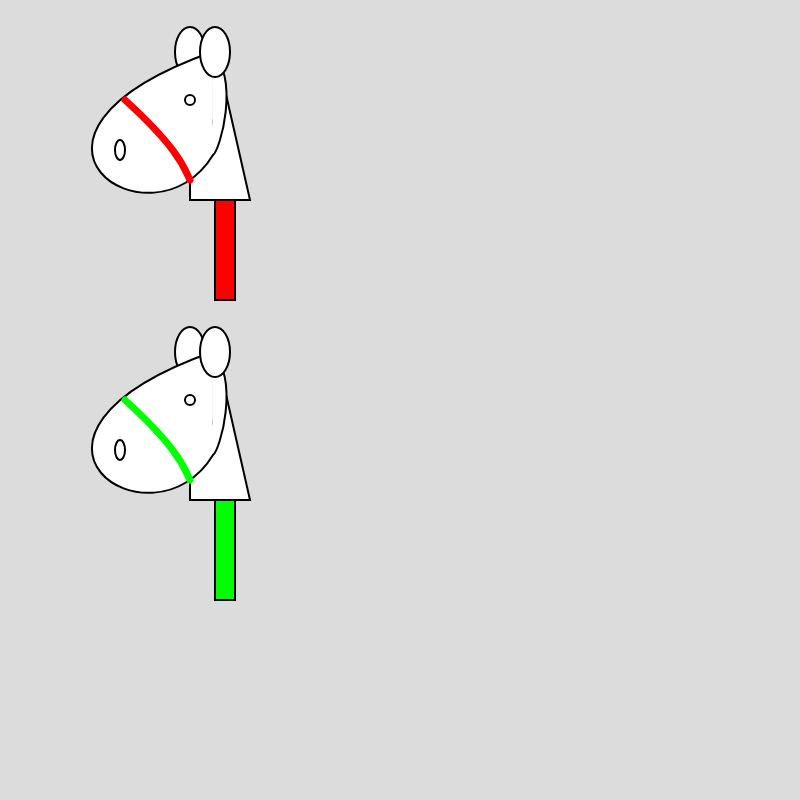
Frame 1 (no input)
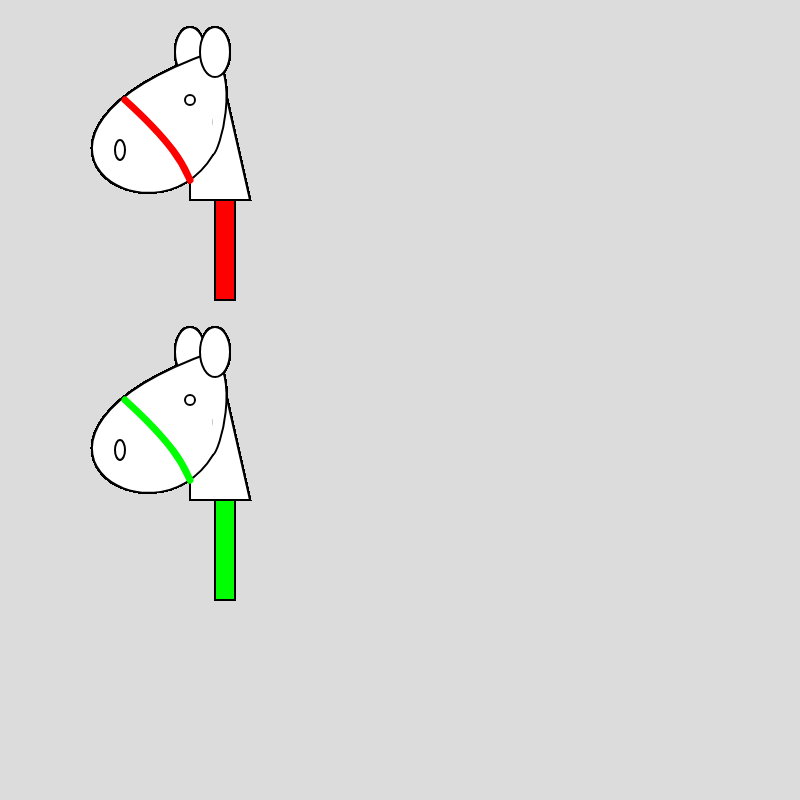
Frame 60 (no input)
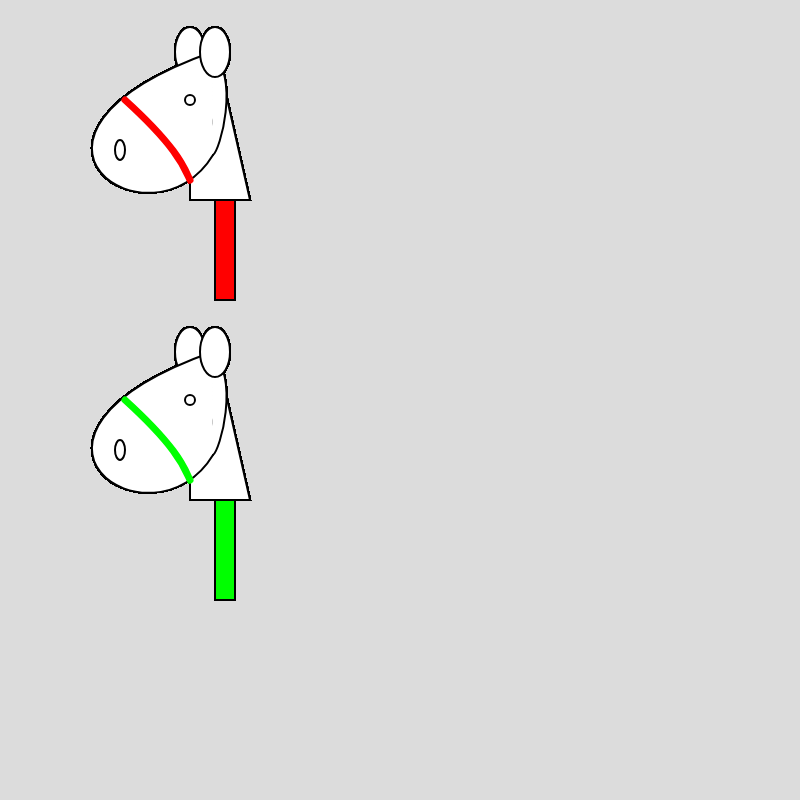
Frame 120 (the mouse pressed at the canvas centre since frame 60)

The p5.js sketch that drew these frames (run headless with seeded random() and noise() and a simulated clock; from frame 60 on, the mouse is pressed at the canvas centre):

// p5.js sketch
// ── sketch.js
let jasperToy;
let daisyToy; 

let x, y; 


function setup() {
  createCanvas(800, 800);
  background(220);
  jasperToy = new Toy (200, 100, color(255, 0, 0)); 
  daisyToy = new Toy (200, 400, color(0, 255, 0)); 
}

function draw() {
  //background(220);
  jasperToy.display(); 
  daisyToy.display();  
  jasperToy.magic(); 
}



  



    



class Toy { 
  
  constructor(x, y, c){
    //this.x = width/4; 
    //this.y = height/4; 
    this.x = x; 
    this.y = y; 
    this.c = c; 
  }
  
  display(){
    stroke(0); 
    strokeWeight(2); 
    
    //body 
    
     fill(255); 
    beginShape(); 
    vertex(this.x + 25,this.y - 10); 
    vertex(this.x - 10, this.y + 80); 
    vertex(this.x - 10, this.y + 100); 
    vertex(this.x + 50, this.y + 100); 
    endShape(CLOSE); 
    
    //head
    fill(255); 
    ellipse(this.x - 10, this.y - 48, 30, 50); //ear behind 
    bezier(this.x + 12, this.y - 48, 174 - this.x, this.y + 37, this.x - 47, this.y + 154, this.x + 13, this.y + 55); 
    //line(212, 152, 215, 253); 
    bezier(this.x + 12, this.y - 48, this.x + 40, this.y - 20, this.x + 20, this.y + 50, this.x + 13, this.y + 55 ); 
    ellipseMode(CENTER); 
    ellipse(this.x + 15, this.y - 48, 30, 50); //ear in front
    strokeWeight(7); 
    stroke(this.c); //want to change color 
    bezier(this.x - 75, this.y, this.x - 20, this.y + 50, this.x - 15, this.y + 70, this.x - 10, this.y + 80); //strap
    strokeWeight(2); 
    stroke(0);  
    ellipseMode(CENTER); 
    ellipse(this.x - 10, this.y, 10, 10); //eye
    ellipse(this.x - 80, this.y + 50, 10, 20); //nose
    
  //stick 
    //(200, 300, 200, 600, 230, 600, 230, 300); 
    fill(this.c); 
    rect(this.x + 15, this.y + 100, 20, 100); 
    
  }// closer to display 
  
  
  magic(){ 
    
    function star(x, y){
      stroke(0);
      strokeWeight(2);
      fill(0, 0, 255);
      scale(0.5); 
      beginShape(); //star 
        vertex(x, x + 20);
        vertex(x - 10, x + 50);
        vertex(x - 50, x + 50);
        vertex(x - 20, x + 75); 
        vertex(x - 30, x + 110);
        vertex(x, x + 85);
        vertex(x + 30, x + 110); 
        vertex(x + 20, x + 75);
        vertex(x + 50, x + 50); 
        vertex(x + 15, x + 50);
        endShape(CLOSE);
} 
    var num = 100;
    
    if(mouseIsPressed){
      push();
      translate(mouseX, mouseY);
      if (mouseX < 300){
        star(100, 200, num, num);
        star(350, 200, num, num); 
        star(300, 250, num, num);
      }
      pop(); 
      
      
    }

    
  }
  


} //closer to class
